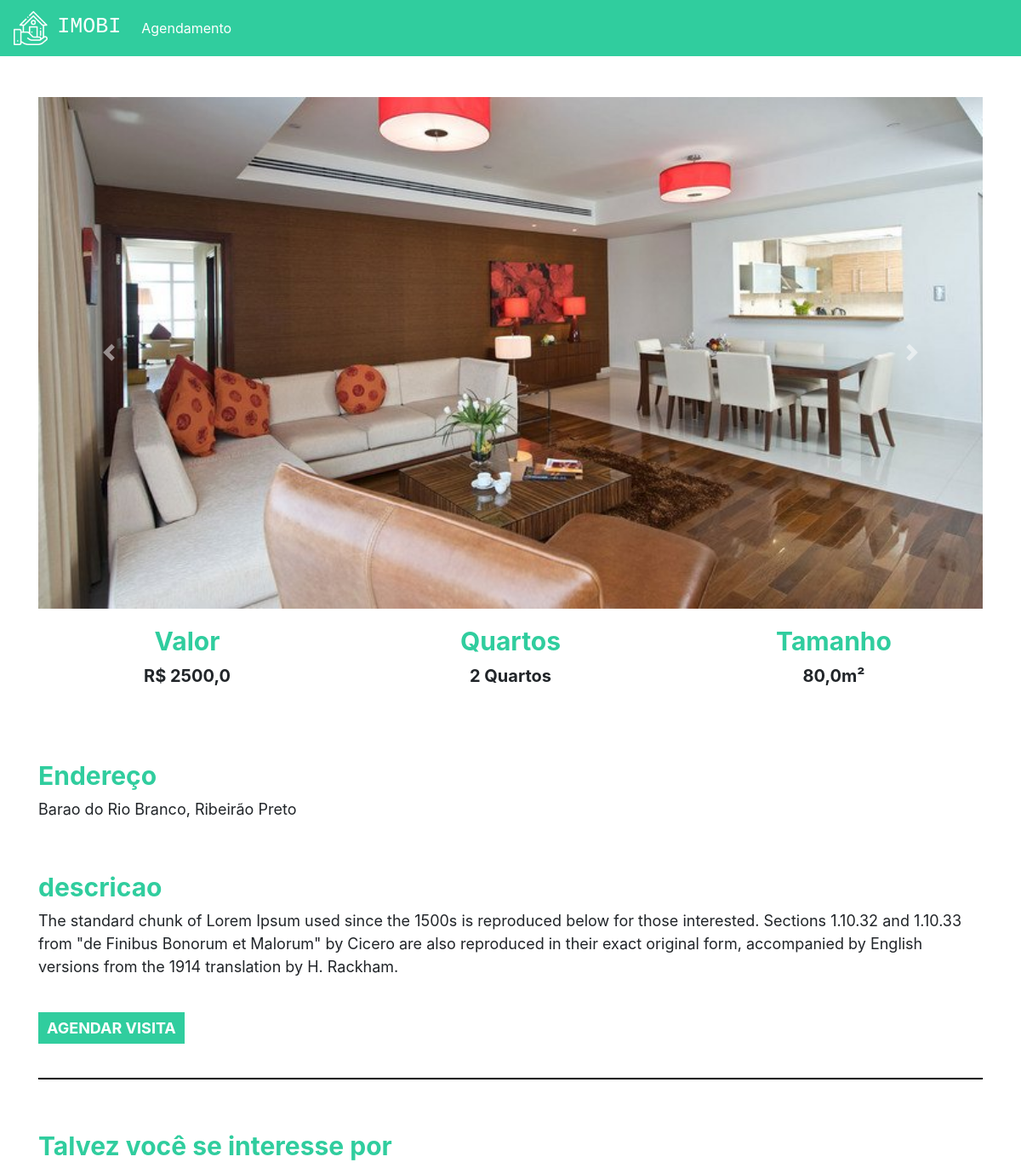
Page /imovel/2 (signed in) on the committed database.
### plataforma/models.py (models this page shows, shortened)
class Imagem(models.Model):
    img = models.ImageField(upload_to='img')
    def __str__(self) -> str:
        return self.img.url

class Imovel(models.Model):
    choices = (('V', 'Venda'),
               ('A', 'Aluguel'))
    choices_imovel = (('A', 'Apartamento'),
                      ('C', 'Casa'))
    imagens = models.ManyToManyField(Imagem)
    valor = models.FloatField()
    quartos = models.IntegerField()
    tamanho = models.FloatField()
    cidade = models.ForeignKey(Cidade, on_delete=models.DO_NOTHING)
    rua = models.CharField(max_length=50)
    tipo = models.CharField(max_length=1, choices=choices)
    tipo_imovel = models.CharField(max_length=1, choices=choices_imovel)
    numero = models.IntegerField()
    descricao = models.TextField()
    dias_visita = models.ManyToManyField(DiasVisita)
    horarios = models.ManyToManyField(Horario)

class Cidade(models.Model):
    nome = models.CharField(max_length=30)
    def __str__(self) -> str:
        return self.nome

### plataforma/views.py (the view)
# urls.py: path('imovel/<str:id>', views.imovel, name="imovel"),
def imovel(request, id):
    imovel = get_object_or_404(Imovel, id=id)
    sugestoes = Imovel.objects.filter(cidade=imovel.cidade).exclude(id=id)[:2]
    return render(request, 'imovel.html', {'imovel': imovel, 'sugestoes': sugestoes, 'id': id})

### plataforma/models.py (called while the page is built)
    def __str__(self) -> str:
        return self.dia

    def __str__(self) -> str:
        return str(self.horario)

### plataforma/templates/imovel.html (shortened to what this page needs)
{% extends 'base.html' %}
{% load static %}
{% block 'head' %}
<link rel="stylesheet" href="{% static 'plataforma/css/plataforma.css' %}">
{% endblock %}
{% block 'body' %}
<div style="text-align: center" class="container">
    <br>
    <br>
    <div id="carouselExampleControls" class="carousel slide" data-ride="carousel">
        <div class="carousel-inner">
            {% for img in imovel.imagens.all %}
            <div class="carousel-item {% if forloop.first %} active {% endif %}" >
                <img class="d-block w-100" src="{{img}}" alt="First slide">
            </div>
            {% endfor %}
        </div>
        <a class="carousel-control-prev" href="#carouselExampleControls" role="button" data-slide="prev">
            <span class="carousel-control-prev-icon" aria-hidden="true"></span>
        </a>
        <a class="carousel-control-next" href="#carouselExampleControls" role="button" data-slide="next">
            <span class="carousel-control-next-icon" aria-hidden="true"></span>
        </a>
    </div>
    <div class="row">
        <div class="col-md">
            <h3 class="titulo_especificacao">Valor</h3>
            <p class="especificacao">R$ {{imovel.valor}}</p>
        </div>
        <div class="col-md">
            <h3 class="titulo_especificacao">Quartos</h3>
            <p class="especificacao">{{imovel.quartos}} Quartos</p>
        </div>
        <div class="col-md">
            <h3 class="titulo_especificacao">Tamanho</h3>
            <p class="especificacao">{{imovel.tamanho}}m²</p>
        </div>
    </div>
    <br>
    <br>
    <div style="text-align: left">
        <h3 class="titulo_especificacao">Endereço</h3>
        <p class="especificacao_endereco">{{imovel.rua}}, {{imovel.cidade }}</p>
    </div>
    <br>
    <div style="text-align: left">
        <h3 class="titulo_especificacao">descricao</h3>
        <p class="especificacao_endereco">{{imovel.descricao}}</p>
        <br>
        <button class="btn_agendar_visita" data-toggle="modal" data-target="#exampleModal">AGENDAR VISITA</button>
        <br>
        <br>
    </div>
    <hr style="border: 1px solid black">
    <br>
    <div class="div_possivel_interesse">
        <h3 class="titulo_especificacao">Talvez você se interesse por</h3>
    </div>
</div>
{% endblock %}

### templates/static/plataforma/css/plataforma.css (style rules this page uses)
.titulo_especificacao { color: #30CD9E; font-weight: bold; margin-top: 20px; font-size: 30px; }
.especificacao { font-size: 20px; font-weight: bold; }
.especificacao_endereco { font-size: 18px; }
.btn_agendar_visita { border: none; background-color: #30CD9E; color: white; font-weight: bold; font-size: 18px; padding: 5px 10px 5px 10px; }
.div_possivel_interesse { text-align: left; }

### rows in the picture
Imagem: img (picture)
Imovel: valor "2500,0", quartos "2", tamanho "80,0", rua "Barao do Rio Branco", cidade "Ribeirão Preto", descricao "The standard chunk of Lorem Ipsum used since the 1500s is reproduced below for those interested. Sections 1.10.32 and 1.10.33 from \"de Finibus Bonorum et Malorum\" by Cicero are also reproduced in their exact original form, accompanied by English versions from the 1914 translation by H. Rackham."
